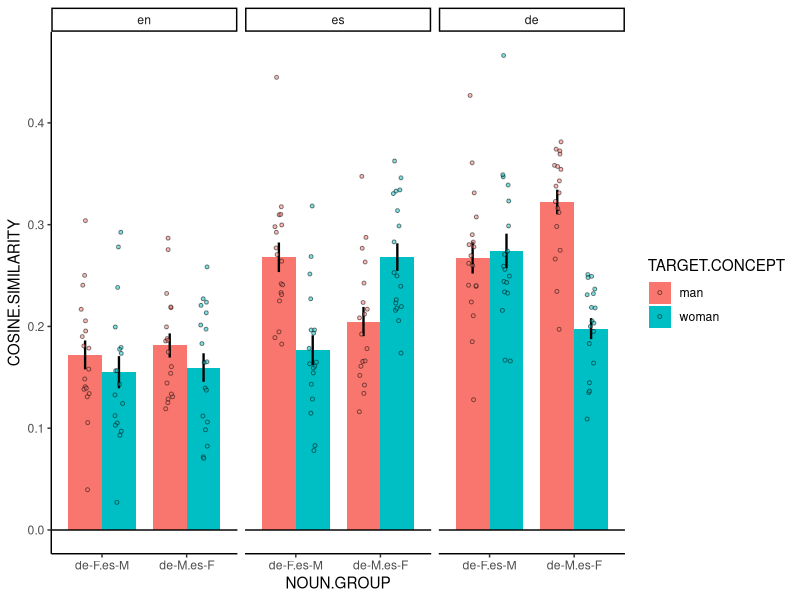
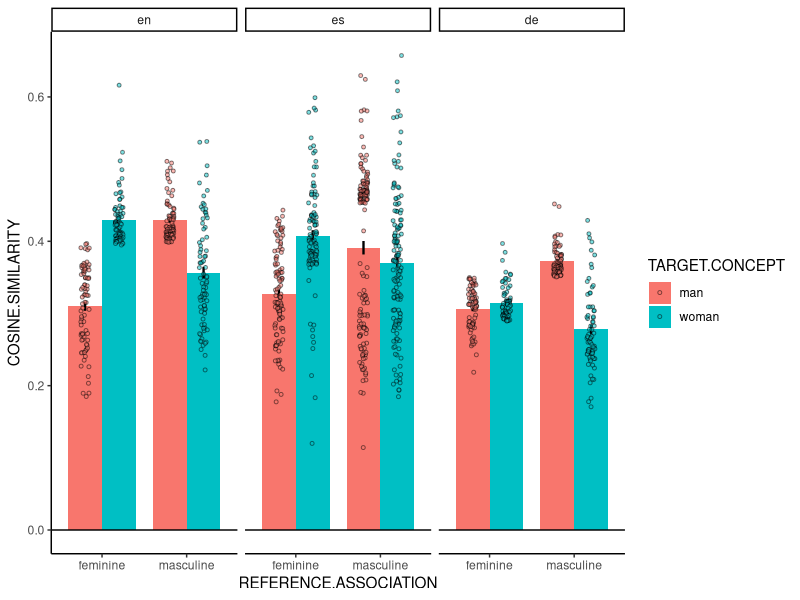
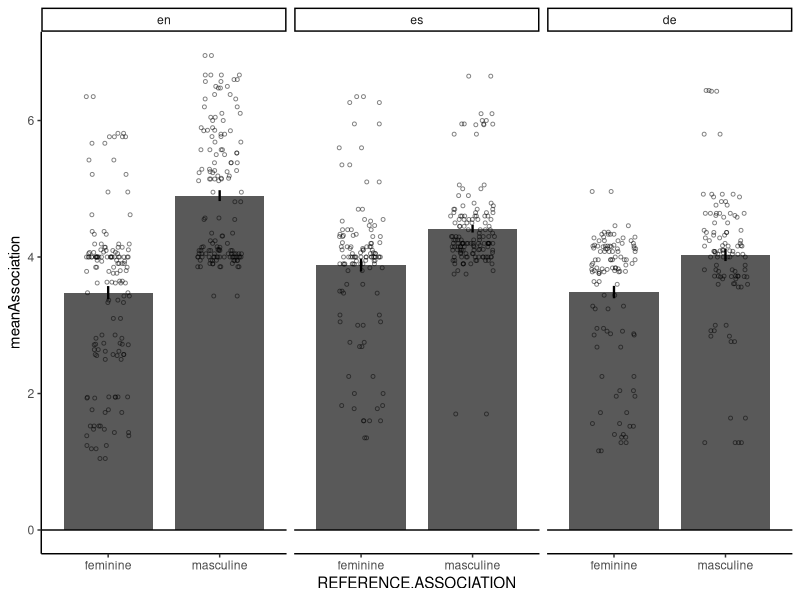
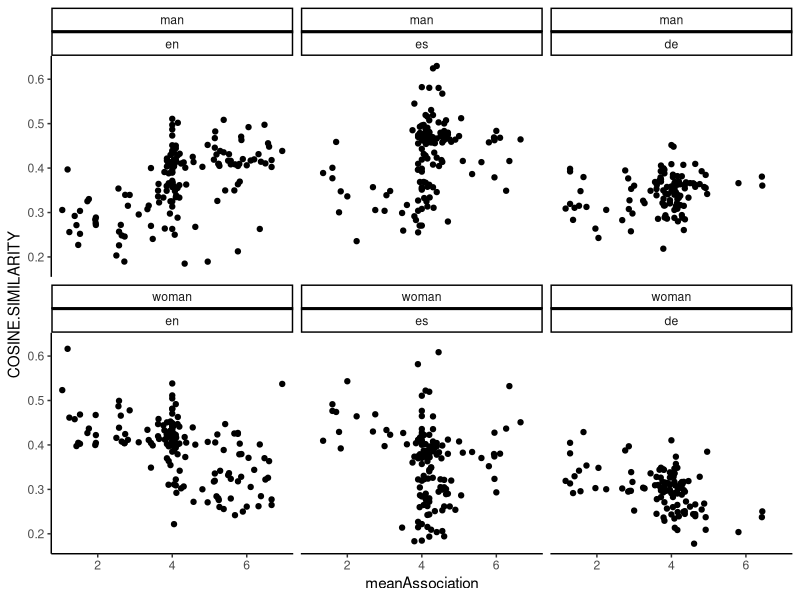
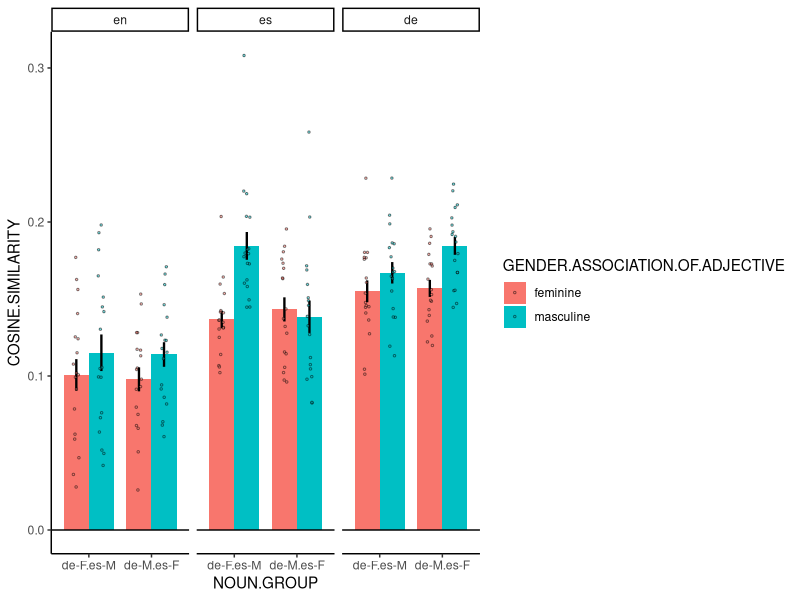

Recreate these plots in R, in order.
## ---- chunk 1
rm(list = ls())

library(tidyverse)
library(ggplot2)
library(data.table)
library(lme4)
library(lmerTest)
## ---- chunk 2
dat.en = read.csv('../data/embeddings/control/en_embeddings_control.csv') 
dat.es = read.csv('../data/embeddings/control/es_embeddings_control.csv')
dat.de = read.csv('../data/embeddings/control/de_embeddings_control.csv')
dat = rbind(dat.en, dat.es, dat.de) %>% unique()
dat = dat %>% 
  mutate(TARGET.CONCEPT=ifelse(TARGET.WORD %in% c("woman", "Frau", "mujer"), "woman", "man"))
#manual adjustment
dat = dat %>% filter(REFERENCE.WORD!='macha')
dat.nouns = dat %>% 
  filter(REFERENCE.GROUP=='nouns') %>% 
  filter(TARGET.GROUP=='genders') 
dat.adjectives = dat %>% filter(REFERENCE.GROUP=='adjectives') %>% filter(TARGET.GROUP=='genders')
## ---- chunk 3
noun_info = read.csv('../materials/matchings/reference/matchings_nouns.csv')
noun_info = noun_info %>% rename(REFERENCE.CONCEPT=translation, NOUN.GROUP=Group) %>%
  pivot_longer(!c(REFERENCE.CONCEPT, NOUN.GROUP), names_to = "LANGUAGE", values_to = "REFERENCE.WORD") %>%
  mutate(NOUN.GROUP=ifelse(NOUN.GROUP=="Spanish Masculine", "de-F.es-M", "de-M.es-F"))
## ---- chunk 4
adjective_info.es = rbind(read.csv('../materials/adjectives/es-adjectives-info/es_feminine_group_adjectives_info.csv'),
                          read.csv('../materials/adjectives/es-adjectives-info/es_masculine_group_adjectives_info.csv'))

dat.adjectives = dat.adjectives %>% 
  mutate(GRAMMATICAL.FORM = ifelse(LANGUAGE %in% c('en', 'de'), 'neuter',
                                  ifelse(REFERENCE.WORD %in% adjective_info.es$adjective.masc.form, 'masculine',
                                  ifelse(REFERENCE.WORD %in% adjective_info.es$adjective.fem.form, 'feminine', 'neuter'))))
## ---- chunk 5
dat.nouns = noun_info %>% merge(dat.nouns)
## ---- chunk 6
dat.nouns$REFERENCE.CONCEPT = as.factor(dat.nouns$REFERENCE.CONCEPT)   # random effect, reference level doesn't matter
dat.nouns$TARGET.CONCEPT = as.factor(dat.nouns$TARGET.CONCEPT)
contrasts(dat.nouns$TARGET.CONCEPT) = contr.sum(2)    # sum coding, mean between man and woman is the reference level
colnames(attr(dat.nouns$TARGET.CONCEPT, "contrasts")) = c("man-woman")
dat.nouns$LANGUAGE = factor(dat.nouns$LANGUAGE, levels=c("en", "es", "de"))   # dummy coding, en is the reference level
dat.nouns$NOUN.GROUP = as.factor(dat.nouns$NOUN.GROUP)
contrasts(dat.nouns$NOUN.GROUP) = contr.sum(2)    # sum coding, mean between man and woman is the reference level
colnames(attr(dat.nouns$NOUN.GROUP, "contrasts")) = c("groupdiff")
## ---- chunk 7
m = lmer(COSINE.SIMILARITY~LANGUAGE*TARGET.CONCEPT*NOUN.GROUP+(1+LANGUAGE|REFERENCE.CONCEPT), data=dat.nouns, REML=FALSE)
summary(m)
## ---- chunk 8
ggplot(data=dat.nouns, mapping=aes(x=NOUN.GROUP, y=COSINE.SIMILARITY, fill=TARGET.CONCEPT))+
  facet_wrap(~LANGUAGE)+
  stat_summary(geom='col', fun='mean',
               width=0.8, position='dodge')+
  stat_summary(geom='errorbar', fun.data='mean_se',
               color = 'black', size = 0.8, width=0, position=position_dodge(width=0.8))+
  geom_point(position=position_jitterdodge(jitter.width=0.2, jitter.height=0,
                                           dodge.width = 0.8), 
             size=1, alpha=0.5, shape=21, stroke=.5)+
  geom_hline(yintercept=0)+
  theme_classic()
## ---- chunk 9
dat.adjectives$REFERENCE.WORD = as.factor(dat.adjectives$REFERENCE.WORD)   # random effect, reference level doesn't matter
dat.adjectives$TARGET.CONCEPT = as.factor(dat.adjectives$TARGET.CONCEPT)
contrasts(dat.adjectives$TARGET.CONCEPT) = contr.sum(2)    # sum coding, mean between man and woman is the reference level
colnames(attr(dat.adjectives$TARGET.CONCEPT, "contrasts")) = c("man-woman")
dat.adjectives$LANGUAGE = factor(dat.adjectives$LANGUAGE, levels=c("en", "es", "de"))   # dummy coding, en is the reference level
dat.adjectives$REFERENCE.ASSOCIATION = as.factor(dat.adjectives$REFERENCE.ASSOCIATION)
contrasts(dat.adjectives$REFERENCE.ASSOCIATION) = contr.sum(2)    # sum coding, mean between man and woman is the reference level
colnames(attr(dat.adjectives$REFERENCE.ASSOCIATION, "contrasts")) = c("man-woman")
dat.adjectives$GRAMMATICAL.FORM = factor(dat.adjectives$GRAMMATICAL.FORM, levels=c("neuter", "masculine", "feminine"))
## ---- chunk 10
m = lmer(COSINE.SIMILARITY~LANGUAGE*TARGET.CONCEPT*REFERENCE.ASSOCIATION+GRAMMATICAL.FORM:TARGET.CONCEPT+(1|REFERENCE.WORD), data=dat.adjectives, REML=FALSE)
summary(m)
## ---- chunk 11
ggplot(data=dat.adjectives, mapping=aes(x=REFERENCE.ASSOCIATION, y=COSINE.SIMILARITY, fill=TARGET.CONCEPT))+
  facet_wrap(~LANGUAGE)+
  stat_summary(geom='col', fun='mean',
               width=0.8, position='dodge')+
  stat_summary(geom='errorbar', fun.data='mean_se',
               color = 'black', size = 0.8, width=0, position=position_dodge(width=0.8))+
  geom_point(position=position_jitterdodge(jitter.width=0.2, jitter.height=0,
                                           dodge.width = 0.8), 
             size=1, alpha=0.5, shape=21, stroke=.5)+
  geom_hline(yintercept=0)+
  theme_classic()
## ---- chunk 12
dat.ratings.en = read.csv('../data/adjective-ratings/processed/en_summary_by_adjective.csv')
dat.ratings.es = read.csv('../data/adjective-ratings/processed/es_summary_by_adjective.csv')
dat.ratings.de = read.csv('../data/adjective-ratings/processed/de_summary_by_adjective.csv')
dat.ratings = rbind(dat.ratings.en %>% mutate("LANGUAGE"='en'), 
                    dat.ratings.es %>% mutate("LANGUAGE"='es'), 
                    dat.ratings.de %>% mutate("LANGUAGE"='de')) %>% 
  unique() %>%
  merge(dat.adjectives, by.x=c("LANGUAGE", "Adjective"), by.y=c("LANGUAGE", "REFERENCE.WORD"))

## ---- chunk 13
threshold = 1.6
dat.ratings.excluded = dat.ratings %>% filter(meanPerson>1.6)
dat.ratings = dat.ratings %>% filter(meanPerson<=1.6)
warning(paste("Excluding", nrow(dat.ratings.excluded), "adjectives that cannot be used to describe a person"))
## ---- chunk 14
dat.ratings$Adjective = as.factor(dat.ratings$Adjective)   # random effect, reference level doesn't matter
dat.ratings$TARGET.CONCEPT = as.factor(dat.ratings$TARGET.CONCEPT)
contrasts(dat.ratings$TARGET.CONCEPT) = contr.sum(2)    # sum coding, mean between man and woman is the reference level
colnames(attr(dat.ratings$TARGET.CONCEPT, "contrasts")) = c("man-woman")
dat.ratings$LANGUAGE = factor(dat.ratings$LANGUAGE, levels=c("en", "es", "de"))   # dummy coding, en is the reference level
dat.ratings$REFERENCE.ASSOCIATION = as.factor(dat.ratings$REFERENCE.ASSOCIATION)
contrasts(dat.ratings$REFERENCE.ASSOCIATION) = contr.sum(2)    # sum coding, mean between man and woman is the reference level
colnames(attr(dat.ratings$REFERENCE.ASSOCIATION, "contrasts")) = c("man-woman")
## ---- chunk 15
m = lmer(meanAssociation~LANGUAGE*REFERENCE.ASSOCIATION+(1|Adjective), data=dat.ratings, REML=FALSE)
summary(m)
## ---- chunk 16
ggplot(data=dat.ratings, mapping=aes(x=REFERENCE.ASSOCIATION, y=meanAssociation))+
  facet_wrap(~LANGUAGE)+
  stat_summary(geom='col', fun='mean',
               width=0.8)+
  stat_summary(geom='errorbar', fun.data='mean_se',
               color = 'black', size = 0.8, width=0)+
  geom_point(position=position_jitter(width=0.2, height=0), 
             size=1, alpha=0.5, shape=21, stroke=.5)+
  geom_hline(yintercept=0)+
  theme_classic()
## ---- chunk 17
dat.wider = dat.ratings %>%
  pivot_wider(id_cols = c(LANGUAGE, Adjective, meanAssociation), names_from=TARGET.CONCEPT, values_from=COSINE.SIMILARITY)
## ---- chunk 18
dat.wider$LANGUAGE = factor(dat.wider$LANGUAGE, levels=c("en", "es", "de")) 
dat.wider$Adjective = as.factor(dat.wider$Adjective)
## ---- chunk 19
m = lmer(meanAssociation~LANGUAGE + LANGUAGE:scale(man) + LANGUAGE:scale(woman) + (1|Adjective), data=dat.wider, control=lmerControl(optimizer = "bobyqa", optCtrl=list(maxfun=2e9)))
summary(m)
## ---- chunk 20
ggplot(data=dat.ratings, mapping=aes(x=meanAssociation, y=COSINE.SIMILARITY))+
  facet_wrap(TARGET.CONCEPT~LANGUAGE)+
  geom_point()+
  theme_classic()
## ---- chunk 21
dat.crit.en = read.csv('../data/embeddings/experimental/en_embeddings_experimental.csv')
dat.crit.es = read.csv('../data/embeddings/experimental/es_embeddings_experimental.csv')
dat.crit.de = read.csv('../data/embeddings/experimental/de_embeddings_experimental.csv')
dat.crit = rbind(dat.crit.en, dat.crit.es, dat.crit.de) %>% unique()

dat.crit = dat.crit %>% filter(ADJECTIVE!='macha')

# add noun group info
dat.crit = noun_info %>% merge(dat.crit, by.x=c('LANGUAGE', 'REFERENCE.WORD'), by.y=c('LANGUAGE', 'NOUN'))
## ---- chunk 22
dat.crit = dat.crit %>% filter(ADJECTIVE %in% dat.wider$Adjective)
## ---- chunk 23
dat.crit$REFERENCE.CONCEPT = as.factor(dat.crit$REFERENCE.CONCEPT)   # random effect, reference level doesn't matter
dat.crit$ADJECTIVE = as.factor(dat.crit$ADJECTIVE)   # random effect, reference level doesn't matter
dat.crit$GENDER.ASSOCIATION.OF.ADJECTIVE = as.factor(dat.crit$GENDER.ASSOCIATION.OF.ADJECTIVE)
contrasts(dat.crit$GENDER.ASSOCIATION.OF.ADJECTIVE) = contr.sum(2)    # sum coding, mean between man and woman is the reference level
colnames(attr(dat.crit$GENDER.ASSOCIATION.OF.ADJECTIVE, "contrasts")) = c("masc-fem")
dat.crit$LANGUAGE = factor(dat.crit$LANGUAGE, levels=c("en", "es", "de"))   # dummy coding, en is the reference level
dat.crit$NOUN.GROUP = as.factor(dat.crit$NOUN.GROUP)
contrasts(dat.crit$NOUN.GROUP) = contr.sum(2)    # sum coding, mean between man and woman is the reference level
colnames(attr(dat.crit$NOUN.GROUP, "contrasts")) = c("groupdiff")
## ---- chunk 24
m = lmer(COSINE.SIMILARITY~LANGUAGE*NOUN.GROUP*GENDER.ASSOCIATION.OF.ADJECTIVE+(1+LANGUAGE|REFERENCE.CONCEPT)+(1|ADJECTIVE), data=dat.crit, REML=FALSE)
summary(m)
## ---- chunk 25

dat.crit.by_adjective = dat.crit %>%
  group_by(ADJECTIVE,LANGUAGE,NOUN.GROUP,GENDER.ASSOCIATION.OF.ADJECTIVE) %>% summarize(COSINE.SIMILARITY=mean(COSINE.SIMILARITY))
dat.crit.by_noun = dat.crit %>%
  group_by(REFERENCE.WORD,LANGUAGE,NOUN.GROUP,GENDER.ASSOCIATION.OF.ADJECTIVE) %>% summarize(COSINE.SIMILARITY=mean(COSINE.SIMILARITY))

ggplot(data=dat.crit.by_noun, mapping=aes(x=NOUN.GROUP, y=COSINE.SIMILARITY, fill=GENDER.ASSOCIATION.OF.ADJECTIVE))+
  facet_wrap(~LANGUAGE)+
  stat_summary(geom='col', fun='mean',
               width=0.8, position='dodge')+
  stat_summary(geom='errorbar', fun.data='mean_se',
               color = 'black', size = 0.8, width=0, position=position_dodge(width=0.8))+
  geom_point(position=position_jitterdodge(jitter.width=0.2, jitter.height=0,
                                           dodge.width = 0.8), 
             size=.5, alpha=0.5, shape=21, stroke=.5)+
  geom_hline(yintercept=0)+
  theme_classic()
## ---- chunk 26
matchings.en = read.csv('../materials/matchings/stimulus/en_matchings_stimulus.csv')
matchings.es = read.csv('../materials/matchings/stimulus/es_matchings_stimulus.csv')
matchings.de = read.csv('../materials/matchings/stimulus/de_matchings_stimulus.csv')

dat.crit.en.matchings = dat.crit.en %>%
  filter(NOUN %in% matchings.en$noun) %>%
  filter((ADJECTIVE %in% matchings.en$masculine_adjective) | (ADJECTIVE %in% matchings.en$feminine_adjective))

dat.crit.es.matchings = dat.crit.es %>%
  filter(NOUN %in% matchings.es$noun) %>%
  filter((ADJECTIVE %in% matchings.es$masculine_adjective) | (ADJECTIVE %in% matchings.es$feminine_adjective))

dat.crit.de.matchings = dat.crit.de %>%
  filter(NOUN %in% matchings.de$noun) %>%
  filter((ADJECTIVE %in% matchings.de$masculine_adjective) | (ADJECTIVE %in% matchings.de$feminine_adjective))

dat.crit.matchings = rbind(dat.crit.en.matchings, dat.crit.es.matchings, dat.crit.de.matchings)

# TODO fix mismatches in adjectives
write.csv(dat.crit.matchings, "../data/embeddings/experimental/all_embeddings_experimental_matchings.csv",
          row.names=FALSE)
